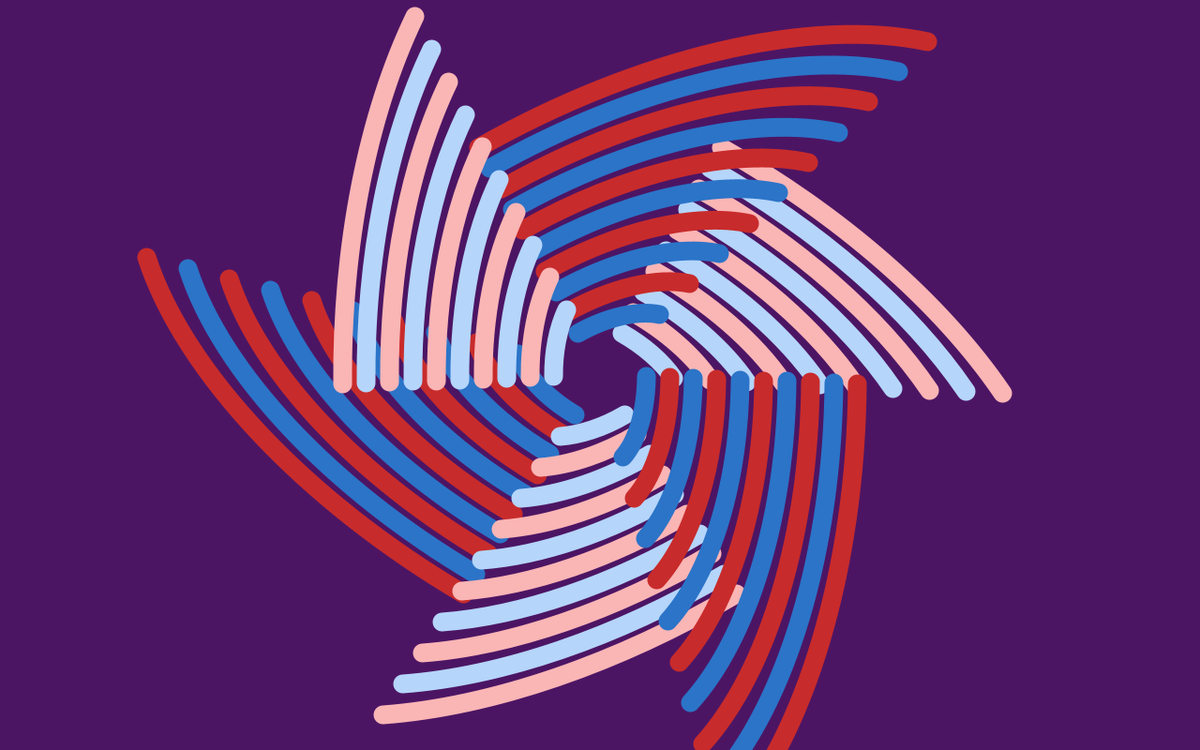
Frame 1 (no input)
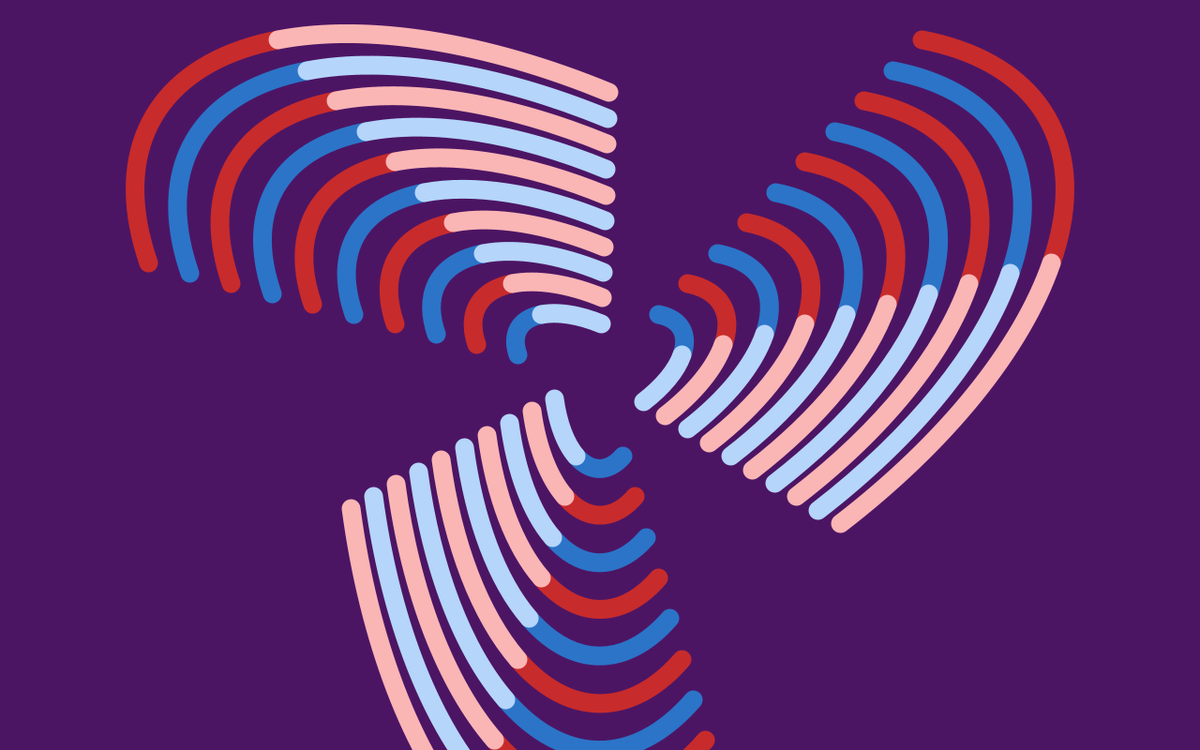
Frame 60 (the mouse pressed at the canvas centre just before this capture)
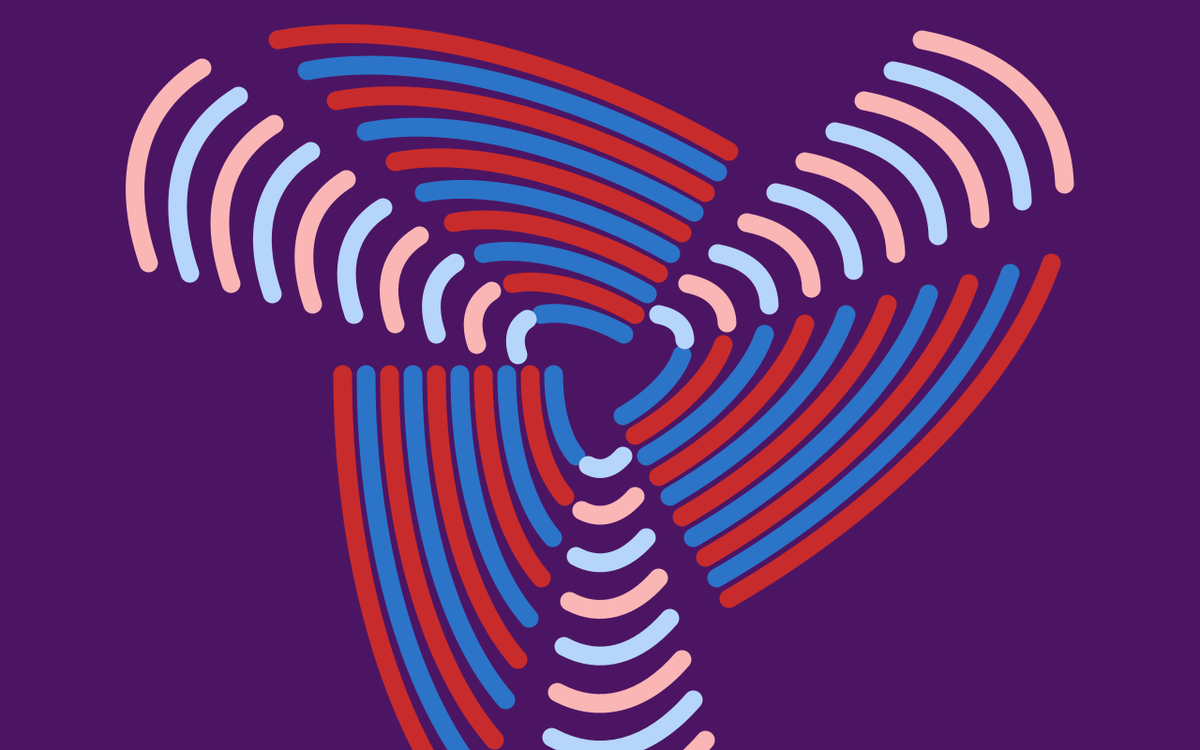
Frame 120 (the mouse held since frame 60 and released just before this capture)

The Processing sketch that drew these frames (run headless with seeded random() and noise(); from frame 60 on, the mouse is pressed at the canvas centre):

// Processing sketch: PurpleTrifecta
// ── PurpleTrifecta.pde
int f = 0;
void setup(){
  
  size(1280, 800);
  colorMode(HSB);

  strokeWeight(20);
  noFill();
  smooth();
  noCursor();
  
  
}

void draw(){
  f += 1;
  background(200, 200, 100);
  translate(640, 400);
  for(int i = 0; i < 3; i ++){
    rotate(radians(120));
    for(int k = 0; k < 5; k ++){
      stroke(150, 200, 200);
      arc(0, 0, 100*k+100, 200*k+200, radians(f), radians(f + 60));
      stroke(150, 70, 250);
      arc(0, 0, 100*k+100, 200*k+200, radians(-f + 180), radians(-f + 45 + 180));
      stroke(0, 200, 200);
      arc(0, 0, 100*(k+.5)+100, 200*(k+.5)+200, radians(f), radians(f + 60));
      stroke(0, 70, 250);
      arc(0, 0, 100*(k+.5)+100, 200*(k+.5)+200, radians(-f + 180), radians(-f + 45 + 180));
    }
  }
}
  
